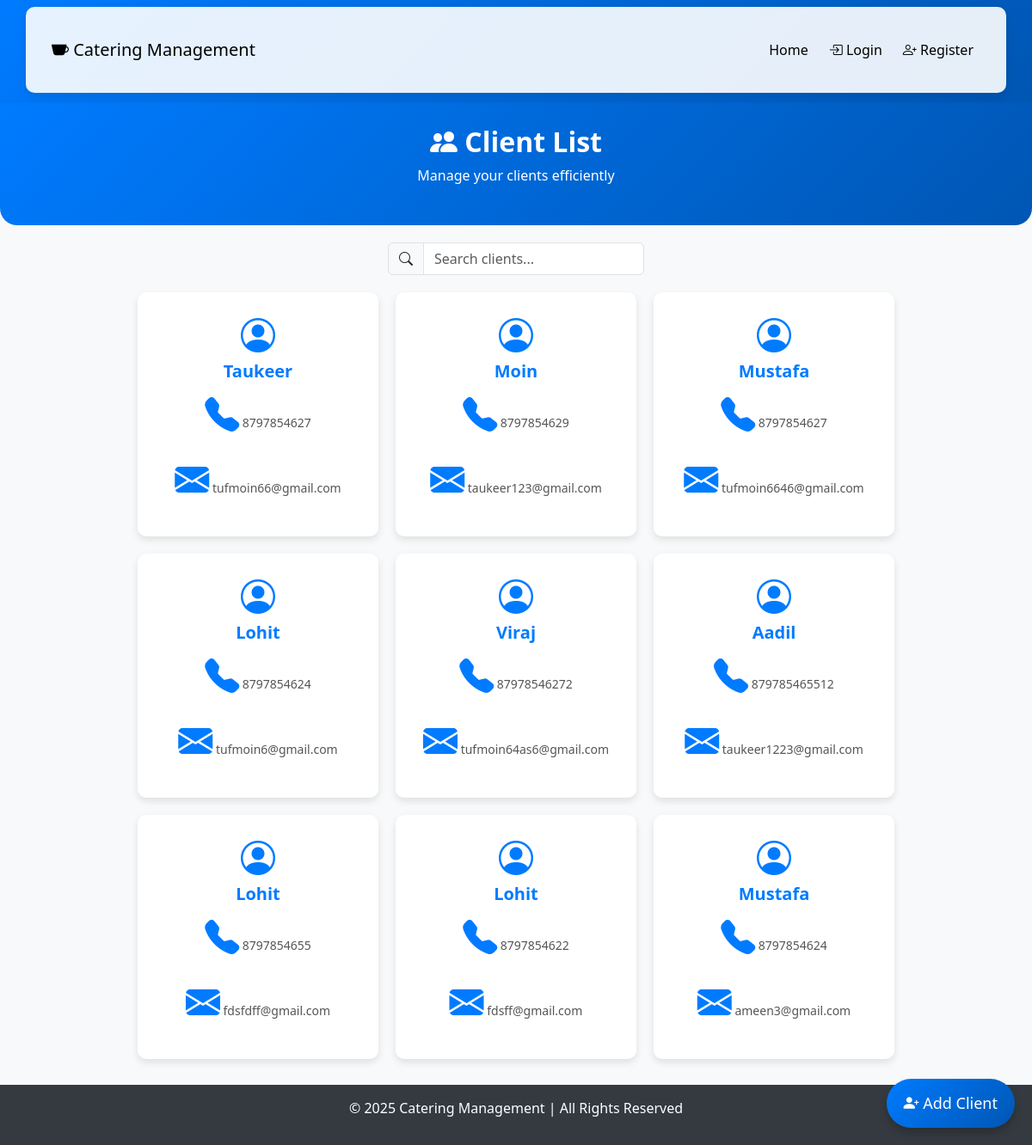
The page /catering/clients/ on the database its author committed.
### catering/models.py (models this page shows, shortened)
class Client(models.Model):
    name = models.CharField(max_length=255)
    contact = models.CharField(max_length=15)
    email = models.EmailField(unique=True)

### catering/views.py (the view)
# urls.py: path('clients/', client_list, name='client_list'),  # ✅ Ensure this exists
def client_list(request):
    clients = Client.objects.all()
    return render(request, "client_list.html", {"clients": clients})

### catering/templates/client_list.html (shortened to what this page needs)
<!DOCTYPE html>
<html lang="en">
<head>
    <link href="https://cdn.jsdelivr.net/npm/bootstrap@5.3.0/dist/css/bootstrap.min.css" rel="stylesheet">
    <link rel="stylesheet" href="https://cdn.jsdelivr.net/npm/bootstrap-icons/font/bootstrap-icons.css">
</head>
<body>
    <nav class="navbar navbar-expand-lg navbar-dark bg-dark shadow-sm">
    <div class="container">
        <a class="navbar-brand" href="#">
            <i class="bi bi-cup-fill"></i> Catering Management
        </a>
        <div class="collapse navbar-collapse" id="navbarNav" style="color: black;">
            <ul class="navbar-nav ms-auto">
                <li class="nav-item">
                    <a class="nav-link active" aria-current="page" href="{% url 'home' %}">Home</a>
                </li>
                {% if user.is_authenticated %}
                    <li class="nav-item">
                        <a class="nav-link" href="{% url 'client_list' %}">Clients</a>
                    </li>
                    <li class="nav-item">
                        <a class="nav-link" href="{% url 'staff_list' %}">Staff</a>
                    </li>
                    <li class="nav-item">
                        <a class="nav-link" href="{% url 'contact' %}">Contact</a>
                    </li>
                {% else %}
                    <li class="nav-item">
                        <a class="nav-link btn btn-sm btn-primary ms-2 text-white" href="{% url 'login' %}">
                            <i class="bi bi-box-arrow-in-right"></i> Login
                        </a>
                    </li>
                    <li class="nav-item">
                        <a class="nav-link btn btn-sm btn-success ms-2 text-white" href="{% url 'register' %}">
                            <i class="bi bi-person-plus"></i> Register
                        </a>
                    </li>
                {% endif %}
            </ul>
        </div>
    </div>
</nav>
    <div class="header">
        <h2><i class="bi bi-people-fill"></i> Client List</h2>
        <p>Manage your clients efficiently</p>
    </div>
    <div class="search-box text-center">
        <div class="input-group">
            <span class="input-group-text"><i class="bi bi-search"></i></span>
            <input type="text" id="searchInput" class="form-control" placeholder="Search clients...">
        </div>
    </div>
    <div class="client-container" id="clientContainer">
        {% for client in clients %}
        <div class="client-card">
            <i class="bi bi-person-circle"></i>
            <h4>{{ client.name }}</h4>
            <p><i class="bi bi-telephone-fill"></i> {{ client.contact }}</p>
            <p><i class="bi bi-envelope-fill"></i> {{ client.email }}</p>
        </div>
        {% empty %}
        <p class="text-center">No clients found.</p>
        {% endfor %}
    </div>
    <a href="{% url 'add_client' %}" class="add-client-btn">
        <i class="bi bi-person-plus-fill"></i> Add Client
    </a>
    <footer>
        <p>&copy; 2025 Catering  Management | All Rights Reserved</p>
    </footer>
</body>
</html>

### catering/templates/client_list.html (style rules this page uses)
body { background-color: #f8f9fa; color: #495057; display: flex; flex-direction: column; min-height: 100vh; }
.navbar { background: linear-gradient(135deg, #007bff, #0056b3); }
.navbar-brand, .navbar-nav .nav-link { color: #000000 !important; }
.container { background: rgba(255, 255, 255, 0.9); padding: 30px; border-radius: 10px; box-shadow: 0px 4px 12px rgba(0, 0, 0, 0.1); }
footer { background: #343a40; color: white; text-align: center; padding: 15px; margin-top: auto; width: 100%; }
body { background-color: #f8f9fa; }
.header { background: linear-gradient(135deg, #007bff, #0056b3); color: white; padding: 30px; text-align: center; border-radius: 0 0 20px 20px; }
.header h2 { font-size: 2rem; font-weight: bold; }
.search-box { max-width: 400px; margin: 20px auto; }
.client-container { max-width: 1100px; margin: auto; display: grid; grid-template-columns: repeat(auto-fit, minmax(280px, 1fr)); gap: 20px; }
.client-card { background: white; padding: 20px; border-radius: 10px; box-shadow: 0px 4px 8px rgba(0, 0, 0, 0.1); transition: 0.3s ease-in-out; text-align: center; }
.client-card h4 { color: #007bff; font-size: 20px; font-weight: 600; }
.client-card p { color: #555; font-size: 14px; }
.client-card i { font-size: 40px; color: #007bff; margin-bottom: 10px; }
.add-client-btn { position: fixed; bottom: 20px; right: 20px; background: linear-gradient(135deg, #007bff, #0056b3); color: white; padding: 15px 20px; border-radius: 50px; font-size: 18px; text-decoration: none; box-shadow: 0 6px 10px rgba(0, 0, 0, 0.2); transition: 0.3s; }
footer { text-align: center; padding: 15px; background: #343a40; color: white; margin-top: 30px; }

### rows shown on the page
Client: name "Taukeer", contact "8797854627", email "tufmoin66@gmail.com"
Client: name "Moin", contact "8797854629", email "taukeer123@gmail.com"
Client: name "Mustafa", contact "8797854627", email "tufmoin6646@gmail.com"
Client: name "Lohit", contact "8797854624", email "tufmoin6@gmail.com"
Client: name "Viraj", contact "87978546272", email "tufmoin64as6@gmail.com"
Client: name "Aadil", contact "879785465512", email "taukeer1223@gmail.com"
Client: name "Lohit", contact "8797854655", email "fdsfdff@gmail.com"
Client: name "Lohit", contact "8797854622", email "fdsff@gmail.com"
Client: name "Mustafa", contact "8797854624", email "ameen3@gmail.com"
